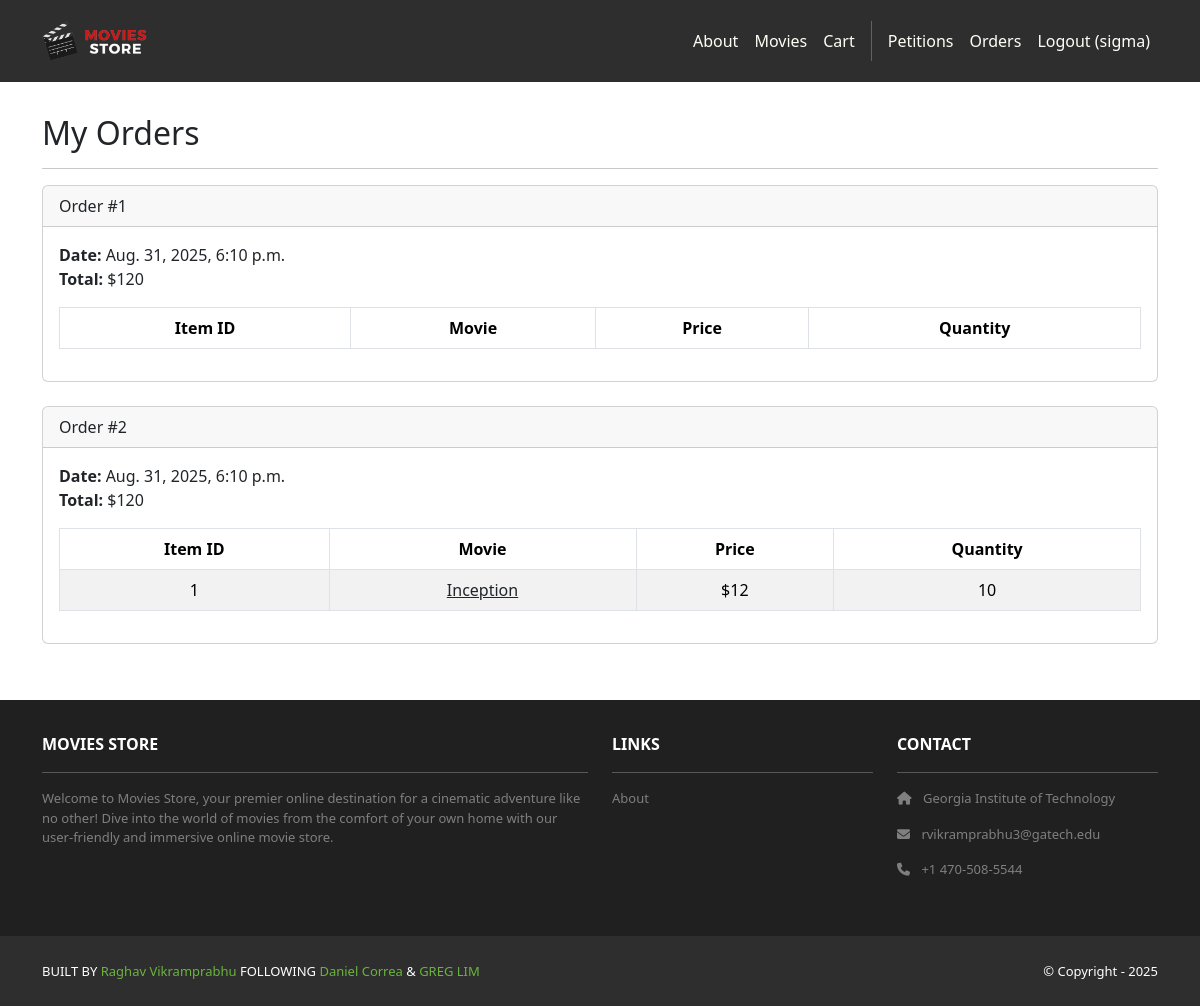
Page /accounts/orders/ (signed in) on the committed database.
### cart/models.py (models this page shows, shortened)
class Order(models.Model):
    id = models.AutoField(primary_key=True)
    total = models.IntegerField()
    date = models.DateTimeField(auto_now_add=True)
    user = models.ForeignKey(User, on_delete=models.CASCADE)

class Item(models.Model):
    id = models.AutoField(primary_key=True)
    price = models.IntegerField()
    quantity = models.IntegerField()
    order = models.ForeignKey(Order, on_delete=models.CASCADE)
    movie = models.ForeignKey(Movie, on_delete=models.CASCADE)

### movies/models.py (models this page shows, shortened)
class Movie(models.Model):
    id = models.AutoField(primary_key=True)
    name = models.CharField(max_length=255)
    price = models.IntegerField()
    description = models.TextField()
    image = models.ImageField(upload_to='movie_images/')

### accounts/views.py (the view)
# urls.py: path('orders/', views.orders, name='accounts.orders'),
@login_required
def orders(request):
    template_data = {}
    template_data['title'] = 'Orders'
    template_data['orders'] = request.user.order_set.all()
    return render(request, 'accounts/orders.html', {'template_data': template_data})

### accounts/templates/accounts/orders.html
{% extends 'base.html' %}
{% block content %}
<div class="p-3">
  <div class="container">
    <div class="row mt-3">
      <div class="col mx-auto mb-3">
        <h2>My Orders</h2>
        <hr />
        {% for order in template_data.orders %}
        <div class="card mb-4">
          <div class="card-header">
            Order #{{ order.id }}
          </div>
          <div class="card-body">
            <b>Date:</b> {{ order.date }}<br />
            <b>Total:</b> ${{ order.total }}<br />
            <table class="table table-bordered
              table-striped text-center mt-3">
              <thead>
                <tr>
                  <th scope="col">Item ID</th>
                  <th scope="col">Movie</th>
                  <th scope="col">Price</th>
                  <th scope="col">Quantity</th>
                </tr>
              </thead>
              <tbody>
                {% for item in order.item_set.all %}
                <tr>
                  <td>{{ item.movie.id }}</td>
                  <td>
                    <a class="link-dark"
                      href="{% url 'movies.show' id=item.movie.id %}">
                      {{ item.movie.name }}
                    </a>
                  </td>
                  <td>${{ item.movie.price }}</td>
                  <td>{{ item.quantity }}</td>
                </tr>
                {% endfor %}
              </tbody>
            </table>
          </div>
        </div>
        {% endfor %}
      </div>
    </div>
  </div>
</div>
{% endblock content %}

### moviesstore/templates/base.html (shortened to what this page needs)
<!DOCTYPE html>
<html>
  {% load static %}
  <head>
    <link href="https://cdn.jsdelivr.net/npm/bootstrap@5.3.3/dist/css/bootstrap.min.css" rel="stylesheet">
    <link rel="stylesheet" href="https://cdnjs.cloudflare.com/ajax/libs/font-awesome/6.1.1/css/all.min.css">
    <link rel="stylesheet" type="text/css" href="{% static 'css/style.css' %}">
  </head>
  <body>
    <nav class="p-3 navbar navbar-dark bg-dark navbar-expand-lg">
      <div class="container">
        <a class="navbar-brand" href="{% url 'home.index' %}">
          <img src="{% static 'img/logo.png' %}" alt="logo" height="40" />
        </a>
        <div class="collapse navbar-collapse" id="navbarNavAltMarkup">
          <div class="navbar-nav ms-auto navbar-ml">
            <a class="nav-link" href="{% url 'home.about' %}">About</a>
            <a class="nav-link" href="{% url 'movies.index' %}">Movies</a>
              <a class="nav-link" href="{% url 'cart.index' %}">Cart</a>
              {% if user.is_authenticated %}
              <a class="nav-link" href="{% url 'petition_view' %}">Petitions</a>
              <a class="nav-link" href="{% url 'accounts.orders' %}">Orders</a>
            <a class="nav-link"
              href="{% url 'accounts.logout' %}">Logout ({{ user.username }})</a>
              {% endif %}
          </div>
        </div>
      </div>
    </nav>
    <div>
      {% block content %}
      {% endblock content %}
    </div>
    <section class="p-3 ms-footer d-none d-md-block">
      <div class="container">
        <div class="row mt-3 text-white">
          <div class="col-md-6 col-lg-6 col-xl-6 mx-auto mb-4">
            <b>MOVIES STORE</b>
            <hr />
            <p>Welcome to Movies Store, your premier online destination for a cinematic
              adventure like no other! Dive into the world of movies from the comfort of your own home with our user-friendly
              and immersive online movie store.</p>
          </div>
          <div class="col-md-3 col-lg-3 col-xl-3 mx-auto mb-4">
            <b>LINKS</b>
            <hr />
            <p><a class="nav-link" href="{% url 'home.about' %}">About</a></p>
          </div>
          <div class="col-md-3 col-lg-3 col-xl-3 mx-auto mb-4">
            <b>CONTACT</b>
            <hr />
            <p><i class="fas fa-home me-2"></i> Georgia Institute of Technology </p>
            <p><i class="fas fa-envelope me-2"></i> rvikramprabhu3@gatech.edu</p>
            <p><i class="fas fa-phone me-2"></i> +1 470-508-5544</p>
          </div>
        </div>
      </div>
    </section>
    <section class="p-3 ms-footer-bottom bg-dark">
      <div class="container d-flex justify-content-between">
        <div class="me-5 text-white">
          <span>BUILT BY <a href="https://github.com/DogeDevYT" target="_blank">Raghav Vikramprabhu</a>
          </span>
            <span>FOLLOWING <a href="https://www.x.com/danielgarax" target="_blank">Daniel Correa</a> &
            <a href="https://www.x.com/greglim81" target="_blank">GREG LIM</a>
          </span>
        </div>
        <div class="text-white">
          <span>© Copyright - 2025</span>
        </div>
      </div>
    </section>
  </body>
</html>

### moviesstore/static/css/style.css (style rules this page uses)
.navbar a.nav-link { color: #FFFEF6 !important; }
.bg-dark { background-color: #2E2E2E !important; }
.ms-footer { background-color: #202020; }
.ms-footer p { color: #7F7F7F; font-size: 13px; }
.ms-footer-bottom span { font-size: 13px; line-height: 38px; }
.ms-footer-bottom a { color: #6ab43e; text-decoration: none; }

### rows in the picture
Order: id "1", date "Aug. 31, 2025, 6:10 p.m.", total "120"
Order: id "2", date "Aug. 31, 2025, 6:10 p.m.", total "120"
Item: movie.id "1", movie.name "Inception", movie.price "12", quantity "10"

### other values in the picture
{{ user.username }} "sigma"
